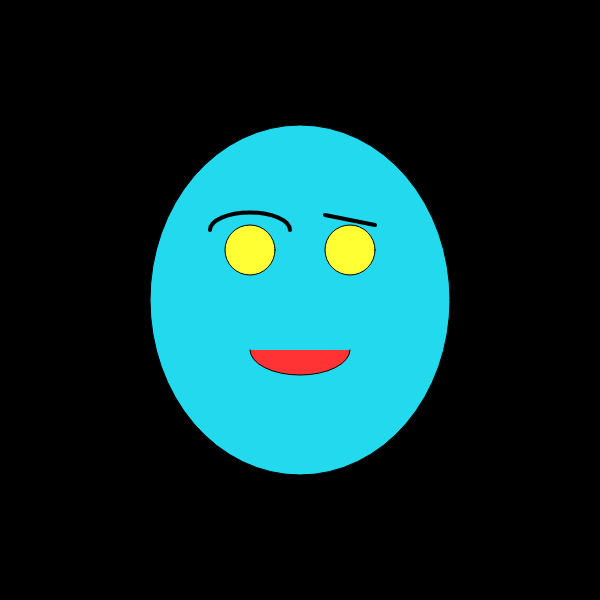
Frame 1 (no input)
Frame 60 (no input): identical to frame 1, image omitted
Frame 120 (the mouse pressed at the canvas centre since frame 60): identical to frame 1, image omitted

The p5.js sketch that drew this single still picture (run headless with seeded random() and noise() and a simulated clock; from frame 60 on, the mouse is pressed at the canvas centre):

// p5.js sketch
// ── sketch.js
function setup() {
  createCanvas(600, 600);//Crea un área de dibuix de 600 pixels quadrats, 600 píxels d'ample i 600 píxels d'alçada, canvas és àrea de dibuix. setup és la configuració o característiques del nostre codi
}

function draw() {//draw significa dibuixar
  background(0);//fons de color gris, és de color gris perquè hi ha un número entre 0 i 255 i el 0 és negre i el 255 es blanc
  strokeWeight(1);
  fill(34,217,238);//fill és omplir de color el que hi ha a continuació en aquest cas el·lipses. El primer número es el nivell de vermellor(R:red), el segon numero es el nivell de verdor(G:green) i el tercer número es el nivell de blavor(B:blue). Podem fer 255x255x255:16.700.000 de colors diferents. He de posar el color que vulgui als ulls i a la cara canviant els 3 números, buscant a google colors RGB
  ellipse(300,300,300,350);//Es la cara sencera. El primer número significa la posició X (horitzontal) del centre de la el·lipse. El segon número significa la posició Y (vertical) del centre de la el·lipse. El tercer número significa l'amplada de la el·lipseen píxels i el quart l'alçada de la el·lipse. Sempre els números son píxels contats des de la cantonada superior esquerra, és a dir el punt 0,0 es troba diferent que a matemàtiques (cantonada inferior esquerra)
  fill(255,255,51);//color dels ulls
    ellipse(350,250,50,50);//és l'ull dret perquè és 350 de X al centre
  ellipse(250,250,50,50);//és l'ull esquerre perquè és 250 píxels de X del centre
  fill(255,51,51);//és el color de la boca i és vermellós perquè te molta quantitat de vermell
  arc(300,350,100,50,0,PI);//boca
  noFill();//no omplis de color la cella
  strokeWeight(4);
  arc(250,230,80,35,PI,0);//cella esquerra
  strokeWeight(4);
  line(325,215,375,225);//cella dreta: els dos primers números són la X
  }
